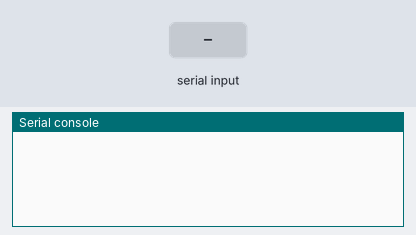
A program run on a simulated Raspberry Pi Pico running MicroPython. On the bench: the last lines printed to the serial console. The test bench sets the inputs (shaded band). At 2.8 s the program stops and its outputs stay as they are.

Above: at 1.2 s.
1.3 s: "1" typed at the serial console, then Enter
At 1.8 s:
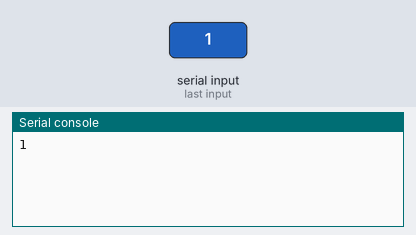
2.8 s: "break" typed at the serial console, then Enter
At 4.0 s:
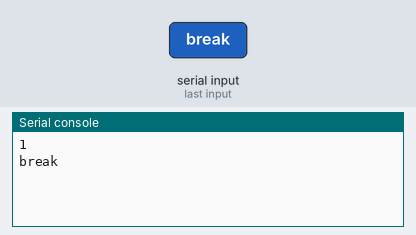

Measured:
- after the input at 1.3 s, the serial console: prints a new line at once (image 1)
- after the input at 2.8 s, the serial console: prints a new line at once (image 2)

The program:

lora_config.py
```python
from machine import Pin,UART
import time
uart = UART(0,baudrate=19200)

key = Pin(3,Pin.OUT)
key.value(0)

while True:
    message = input()
    if message == 'break':
        break
    uart.write(message)
    time.sleep(1)
    if uart.any():
        recieve = uart.read()
        print(recieve)
    time.sleep(0.1)
key.value(1)
```
